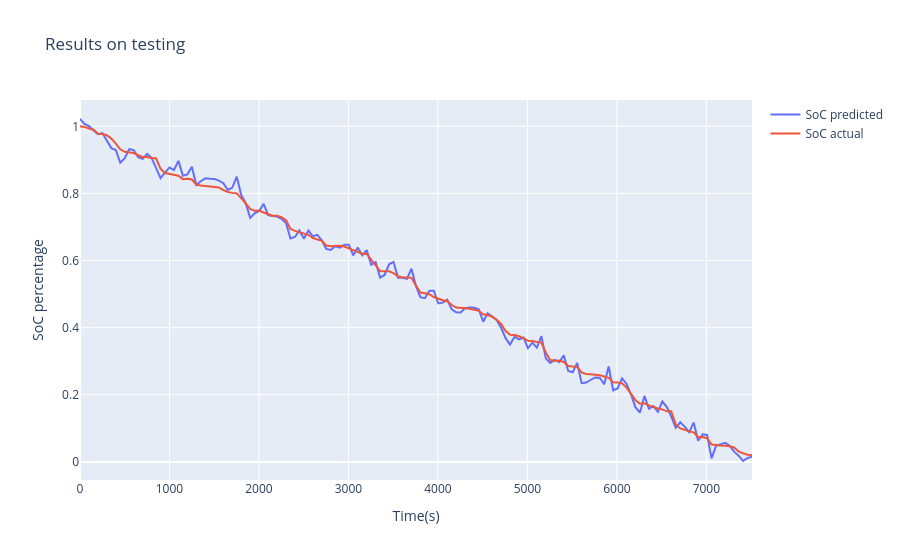
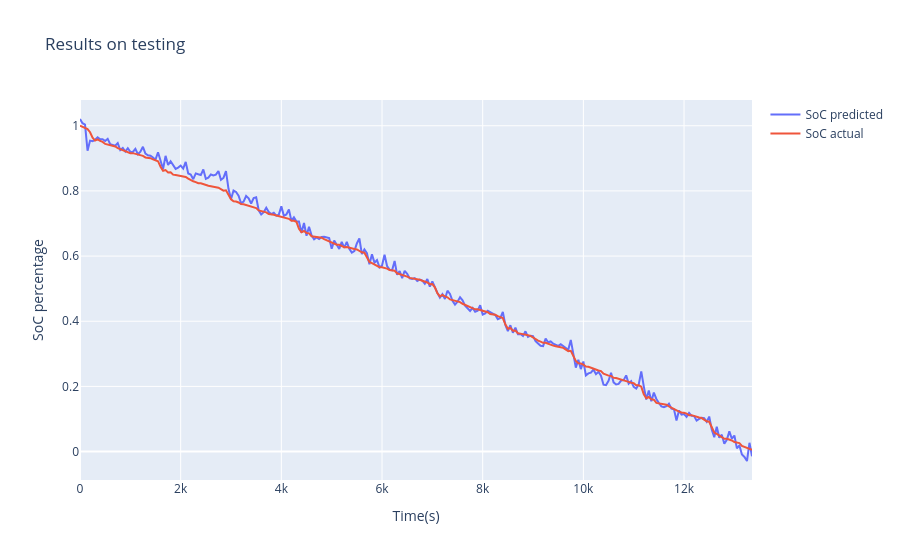
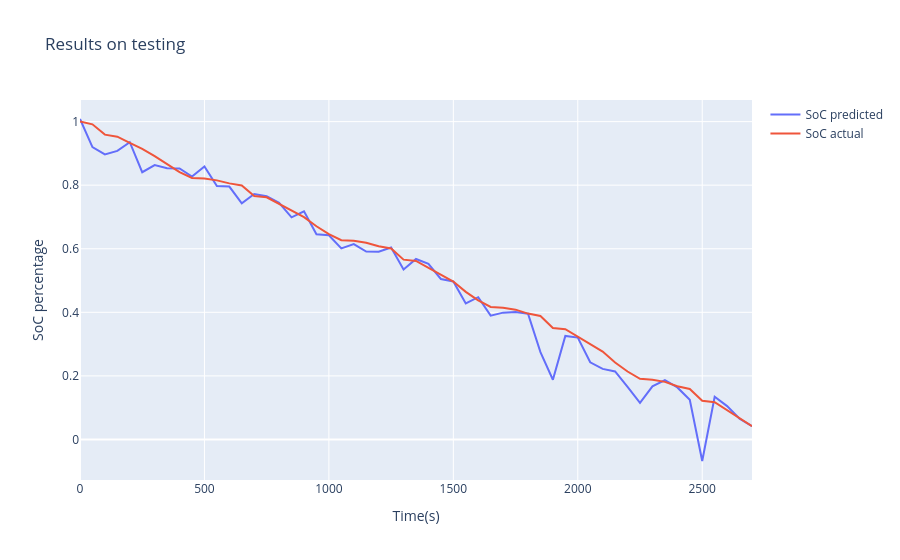
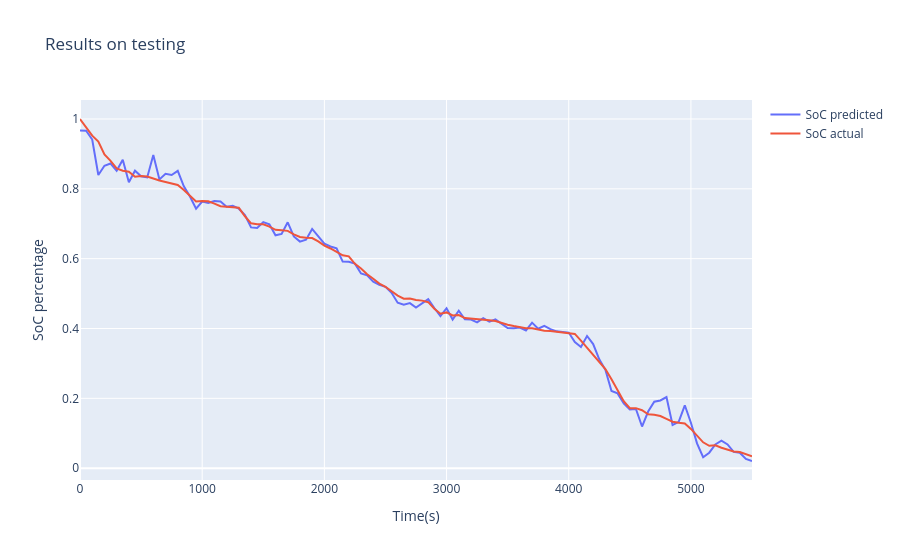

Notebook cell for these charts, in order:
### Markdown cell above
## 0C

### Code cell
test_x, test_y = get_test_data(['0degC/589_LA92', 
                                '0degC/589_UDDS', 
                                '0degC/589_US06', 
                                #'0degC/589_HWFET', 
                                '0degC/590_Mixed7'])
print(model.evaluate(test_x, test_y[:,:,0]))

show_result('0degC/589_LA92', '0degC_589_LA92')
show_result('0degC/589_UDDS', '0degC_589_UDDS')
show_result('0degC/589_US06', '0degC_589_US06')
#show_result('0degC/589_HWFET', '0degC_589_HWFET')
show_result('0degC/590_Mixed7', '0degC_590_Mixed7')
